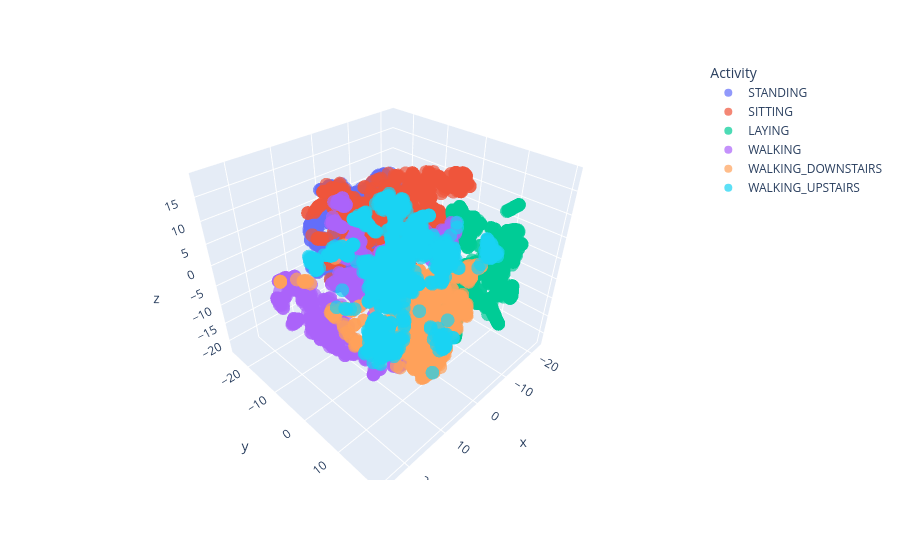

The code cell stored with this chart in its notebook:
### Code cell
# (✧≖‿ゝ≖) your code here


fig = px.scatter_3d(data_frame= df_3_comp, color = "Activity", x= "x", y = "y", z = "z", opacity= 0.7)
fig.show()

### Figure 1 — Plotly figure (JSON) as saved in the notebook; plotly's stock layout.template omitted (floating-point values rounded to 4 significant figures; data arrays with more than 128 entries replaced by an {"elided": "..."} marker saying what was removed)
{"data": [{"hovertemplate": "Activity=STANDING<br>x=%{x}<br>y=%{y}<br>z=%{z}<extra></extra>", "legendgroup": "STANDING", "marker": {"color": "#636efa", "opacity": 0.7, "symbol": "circle"}, "mode": "markers", "name": "STANDING", "scene": "scene", "showlegend": true, "type": "scatter3d", "x": {"elided": "1374 float values"}, "y": {"elided": "1374 float values"}, "z": {"elided": "1374 float values"}}, {"hovertemplate": "Activity=SITTING<br>x=%{x}<br>y=%{y}<br>z=%{z}<extra></extra>", "legendgroup": "SITTING", "marker": {"color": "#EF553B", "opacity": 0.7, "symbol": "circle"}, "mode": "markers", "name": "SITTING", "scene": "scene", "showlegend": true, "type": "scatter3d", "x": {"elided": "1286 float values"}, "y": {"elided": "1286 float values"}, "z": {"elided": "1286 float values"}}, {"hovertemplate": "Activity=LAYING<br>x=%{x}<br>y=%{y}<br>z=%{z}<extra></extra>", "legendgroup": "LAYING", "marker": {"color": "#00cc96", "opacity": 0.7, "symbol": "circle"}, "mode": "markers", "name": "LAYING", "scene": "scene", "showlegend": true, "type": "scatter3d", "x": {"elided": "1407 float values"}, "y": {"elided": "1407 float values"}, "z": {"elided": "1407 float values"}}, {"hovertemplate": "Activity=WALKING<br>x=%{x}<br>y=%{y}<br>z=%{z}<extra></extra>", "legendgroup": "WALKING", "marker": {"color": "#ab63fa", "opacity": 0.7, "symbol": "circle"}, "mode": "markers", "name": "WALKING", "scene": "scene", "showlegend": true, "type": "scatter3d", "x": {"elided": "1226 float values"}, "y": {"elided": "1226 float values"}, "z": {"elided": "1226 float values"}}, {"hovertemplate": "Activity=WALKING_DOWNSTAIRS<br>x=%{x}<br>y=%{y}<br>z=%{z}<extra></extra>", "legendgroup": "WALKING_DOWNSTAIRS", "marker": {"color": "#FFA15A", "opacity": 0.7, "symbol": "circle"}, "mode": "markers", "name": "WALKING_DOWNSTAIRS", "scene": "scene", "showlegend": true, "type": "scatter3d", "x": {"elided": "986 float values"}, "y": {"elided": "986 float values"}, "z": {"elided": "986 float values"}}, {"hovertemplate": "Activity=WALKING_UPSTAIRS<br>x=%{x}<br>y=%{y}<br>z=%{z}<extra></extra>", "legendgroup": "WALKING_UPSTAIRS", "marker": {"color": "#19d3f3", "opacity": 0.7, "symbol": "circle"}, "mode": "markers", "name": "WALKING_UPSTAIRS", "scene": "scene", "showlegend": true, "type": "scatter3d", "x": {"elided": "1073 float values"}, "y": {"elided": "1073 float values"}, "z": {"elided": "1073 float values"}}], "layout": {"legend": {"title": {"text": "Activity"}, "tracegroupgap": 0}, "margin": {"t": 60}, "scene": {"domain": {"x": [0, 1], "y": [0, 1]}, "xaxis": {"title": {"text": "x"}}, "yaxis": {"title": {"text": "y"}}, "zaxis": {"title": {"text": "z"}}}}}
